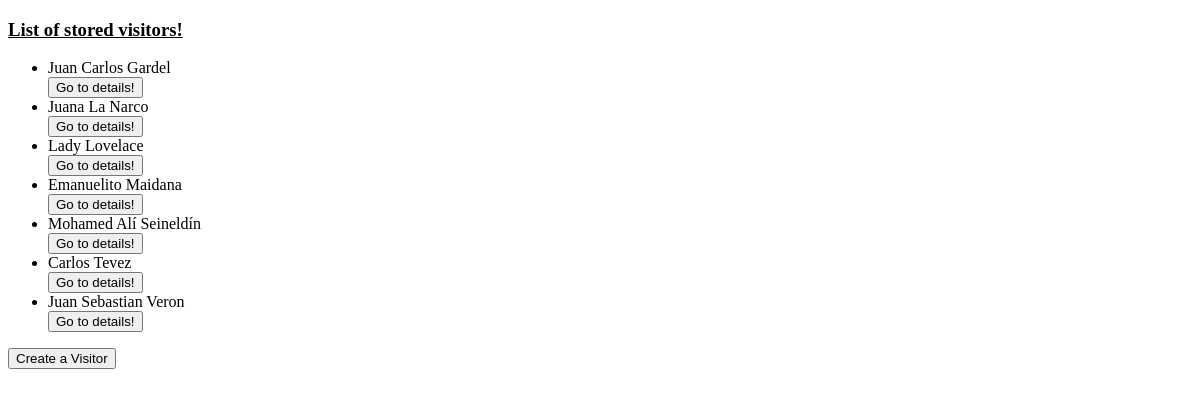
Page /bell/visitors/ (signed in) on the earlier database version.
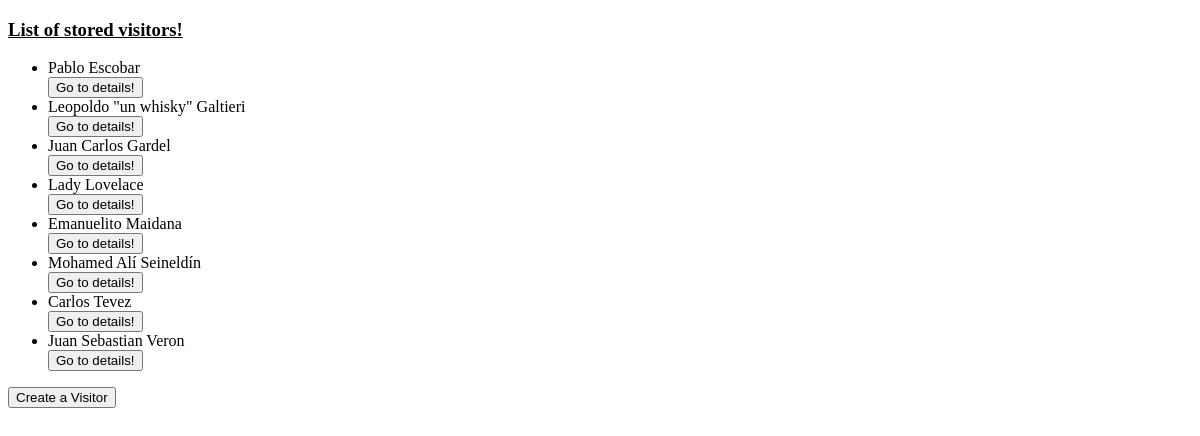
Same page on the later database version.
### bell/models.py (models this page shows)
class Visitor(models.Model):
    name = models.CharField(max_length=200)
    surname = models.CharField(max_length=200)
    welcome = models.BooleanField(default=True)
    def __unicode__(self):
        return self.name + ' ' + self.surname

### bell/views.py (the view)
@login_required
def visitors_management(request):
    visitors_list = Visitor.objects.order_by('surname')
    context = RequestContext(request, {
        'visitors_list': visitors_list,
    })
    return render(request, 'bell/visitors_management.html', context)

### bell/templates/bell/visitors_management.html (shortened to what this page needs)
<!DOCTYPE html>
<html lang="en">
<head>
    <h3><u>List of stored visitors!</u></h3>
</head>
<body>
    {% if visitors_list %}
        <ul>
            {% for visitor in visitors_list %}
            <li> {{ visitor }}   </li>
            <form action="{% url 'bell:visitor_details' visitor.id %}">
                <input type="submit" value="Go to details!">
            </form>
            {% endfor %}
        </ul>
    {% else %}
        <p>No visitors saved!</p>
    {% endif %}
    <form action="{% url 'bell:create_visitor' %}">
        <input type="submit" value="Create a Visitor">
    </form>
</body>
</html>

Differences in the rows shown:
removed Visitor: name+surname "Juana La Narco"
added Visitor: name+surname "Pablo Escobar"
added Visitor: name+surname "Leopoldo \"un whisky\" Galtieri"
